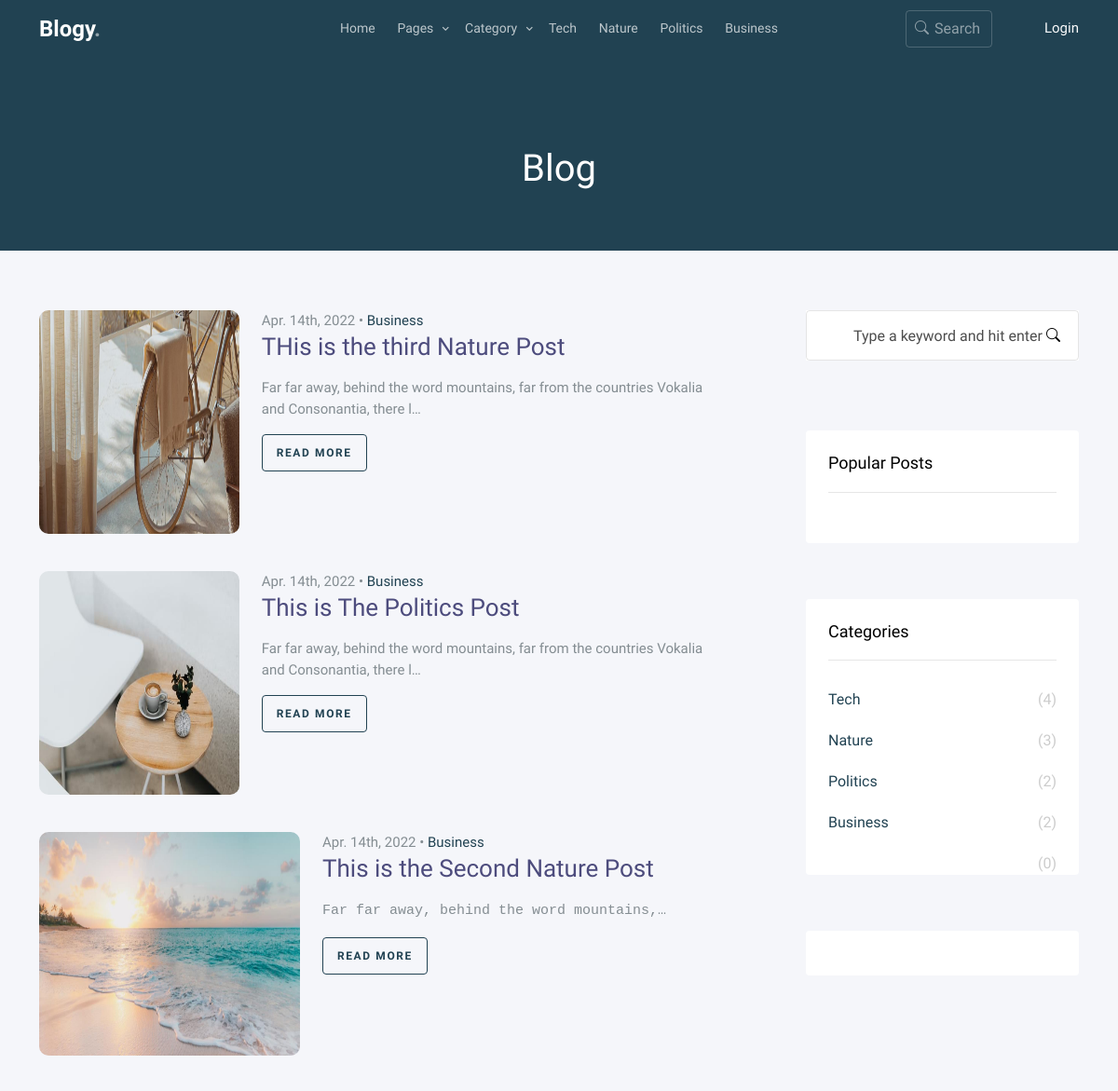
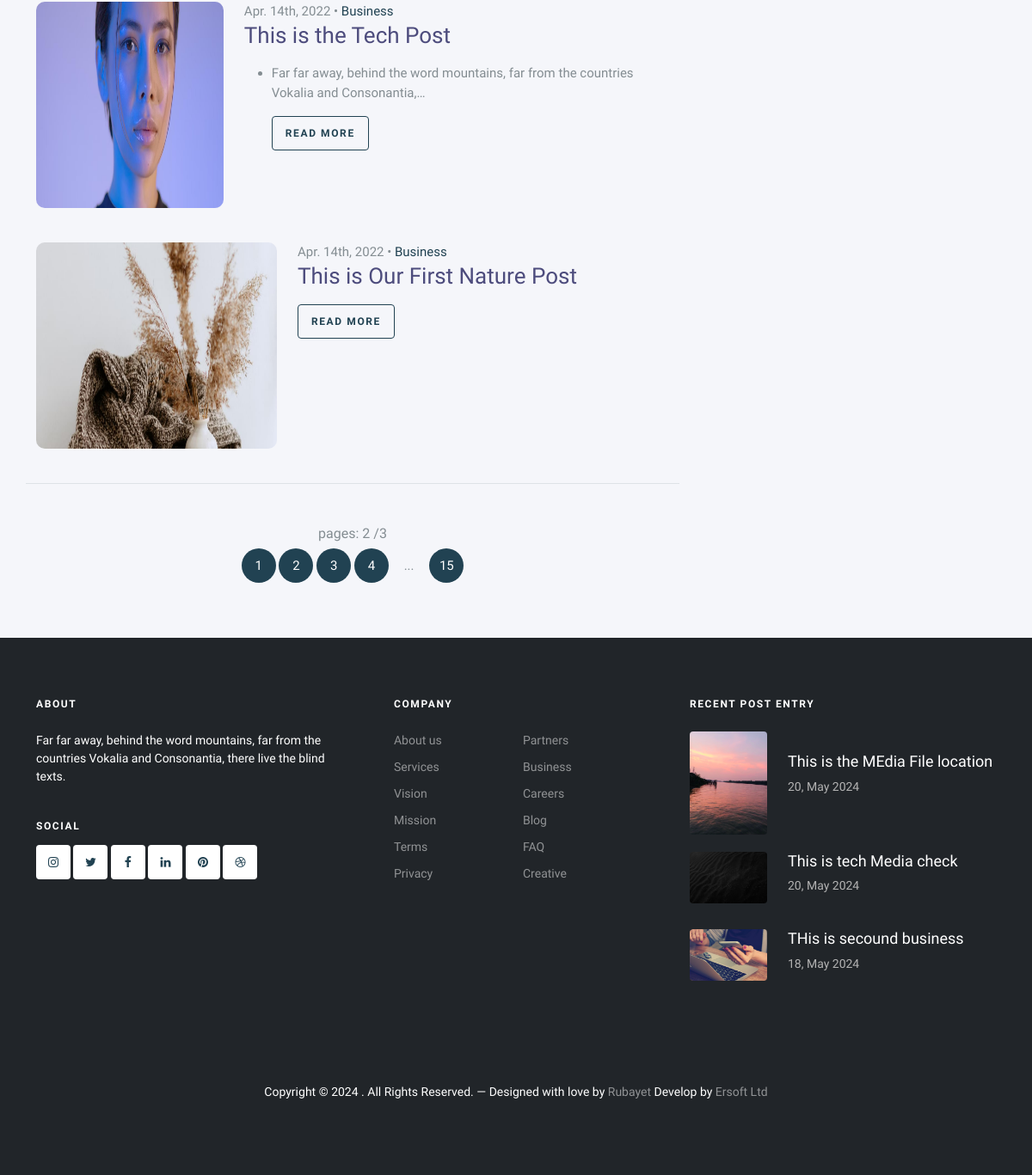
/blogs?page=2, run on the app's committed database (2 pictures, top to bottom).
### app/models.py (models this page shows, shortened)
class Category(models.Model):
    name = models.CharField(max_length=200)

class post(models.Model):
    STATUS = (
        ('0','Draft'),
        ('1','Publish'),
    )
    title = models.CharField(max_length=2000)
    author = models.ForeignKey(CustomUser,on_delete=models.SET_NULL, null=True)
    category = models.ForeignKey(Category, on_delete=models.SET_NULL, null=True)
    cover = models.ImageField(upload_to='post_covers/',blank=True, null=True, default='post_covers/default.png')
    tags = models.ManyToManyField(Tag)
    status = models.CharField(choices=STATUS,max_length=100)
    details = RichTextField(null=True, blank=True)
    visits = models.IntegerField(default=0)  # Track the number of visits
    updated = models.DateTimeField(auto_now=True)
    created = models.DateTimeField(auto_now_add=True)
    class Meta:
        ordering = ['-created', '-updated']

### app/views.py (the view)
# urls.py: path('blogs',AllBlogs,name="blogs"),
def AllBlogs(request):
    posts = post.objects.filter(status='1')
    categories = Category.objects.all()
    page_number = request.GET.get("page")
    paginator = Paginator(posts, 5)  # Show 25 contacts per page.
    try:
        page_obj = paginator.get_page(page_number)
    except PageNotAnInteger:
        page_obj = paginator.page(1)
    except EmptyPage:
        page_obj = paginator.page(paginator.num_pages)
    return render(request,"blog.html",{'page_obj':page_obj,'categories':categories,'posts':posts})

### app/templates/blog.html (shortened to what this page needs)
{% load static %}
<!doctype html>
<html lang="en">
  <head>
		<link rel="stylesheet" href="{% static "fonts/icomoon/style.css" %}">
		<link rel="stylesheet" href="{% static "fonts/flaticon/font/flaticon.css" %}">
		<link rel="stylesheet" href="https://cdn.jsdelivr.net/npm/bootstrap-icons@1.8.1/font/bootstrap-icons.css">
		<link rel="stylesheet" href="https://cdn.jsdelivr.net/npm/bootstrap-icons@1.11.3/font/bootstrap-icons.min.css">
		<link rel="stylesheet" href="{% static "css/tiny-slider.css" %}">
		<link rel="stylesheet" href="{% static "css/aos.css" %}">
		<link rel="stylesheet" href="{% static "css/glightbox.min.css" %}">
		<link rel="stylesheet" href="{% static "css/style.css" %}">
		<link rel="stylesheet" href="{% static "css/flatpickr.min.css" %}">
	</head>
<body>
  {% include "nav.html" %}
  <div class="hero overlay inner-page bg-primary py-5">
    <div class="container">
      <div class="row align-items-center justify-content-center text-center pt-5">
        <div class="col-lg-6">
          <h1 class="heading text-white mb-3" data-aos="fade-up">Blog</h1>
        </div>
      </div>
    </div>
  </div>
  <div class="section search-result-wrap">
    <div class="container">
      <div class="row posts-entry">
        <div class="col-lg-8">
          {% for blog in page_obj %}
          <div class="blog-entry d-flex blog-entry-search-item">
            <a href="{% url "blog-post" blog.id %}" class="img-link me-4">
              <img src="{{blog.cover.url}}" alt="Image" class="img-fluid">
            </a>
            <div>
              <span class="date">Apr. 14th, 2022 &bullet; <a href="#">Business</a></span>
              <h2><a href="{% url "blog-post" blog.id %}">{{blog.title}}</a></h2>
              <p>{{blog.details|truncatechars:'100'| safe}}</p>
              <p><a href="{% url "blog-post" blog.id %}" class="btn btn-sm btn-outline-primary">Read More</a></p>
            </div>
          </div>
          {% endfor %}
          <div class="row text-center pt-5 border-top">
            {% include "paginator_component.html" %}
          </div>
        </div>
        <div class="col-lg-4 sidebar">
          {% include "sidebar.html" %}
        </div>
      </div>
    </div>
  </div>
  <section class="mt-0">
    {% block footer %}
    {% include "footer.html" %}
    {% endblock footer %}
</section>
  </body>
  </html>

### app/templates/nav.html (shortened to what this page needs)
{% load static %}
<nav class="site-nav">
    <div class="container">
        <div class="menu-bg-wrap">
            <div class="site-navigation">
                <div class="row g-0 align-items-center">
                    <div class="col-2">
                        <a href="{% url 'home' %}" class="logo m-0 float-start">Blogy<span class="text-primary">.</span></a>
                    </div>
                    <div class="col-8 text-center">
                        <ul class="js-clone-nav d-none d-lg-inline-block  text-start site-menu mx-auto">
                            <li class=""><a href="{% url 'home' %}">Home</a></li>
                            <li class="has-children">
                                <a class="js-menu-toggle" >Pages</a>
                            </li>
                            <li  class="has-children"><a href="">Category</a>
                            </li>
                            {% for category in categories|slice:4 %}
                                <li><a href="{% url 'category' %}?q={{category.name}}">{{category.name|capfirst}}</a></li>
                            {% endfor %}
                        </ul>
                    </div>
                    <div class="col-1 text-end">
                        <form action="{% url "search" %}" method="GET" class="search-form d-none d-lg-inline-block">
                            <input type="text" name="q" class="form-control" placeholder="Search...">
                            <span class="bi-search"></span>
                        </form>
                    </div>
                    <div class="col-1 text-end d-none d-sm-none d-lg-inline-block">
                        {% if user.is_authenticated %}
                        {% comment %} <span class="text-light">{{request.user.username.upper}}</span>
                        <a class="text-light" href="{% url "logout" %}">Logout</a> {% endcomment %}
                        <img src="{{request.user.avatar.url}}" class="user-pic" onclick="toggleMenu()">
                        <div class="sub-menu-wrap" id="subMenu">
                            <div class="sub-menu">
                                <div class="user-info">
                                    <img src="{{request.user.avatar.url}}" alt="">
                                    <h2>{{request.user.username.upper}}</h2>
                                </div>
                                <hr>
                                <a href="{% url "profile" request.user.id %}" class="sub-menu-link">
                                    <i class="bi bi-person-circle"></i>
                                    <p>Profile</p>
                                    <span>></span>
                                </a>
                                <a href="{% url "edit-profile" request.user.id %}" class="sub-menu-link">
                                    <i class="bi bi-gear"></i>
                                    <p>Setting & Edit Profile</p>
                                    <span>></span>
                                </a>
                                <a href="{% url "own-blogs" request.user.id %}" class="sub-menu-link">
                                    <i class="bi bi-file-richtext"></i>
                                    <p>Own Blogs</p>
                                    <span>></span>
                                </a>
                                {% if user.is_superuser %}
                                <a href="{% url "all_new_posts" %}" class="sub-menu-link">
                                    <i class="bi bi-file-text"></i>
                                    <p>All New Blogs</p>
                                    <span>></span>
                                </a>
                                {% endif %}
                                <a href="{% url "logout" %}" class="sub-menu-link">
                                    <i class="bi bi-box-arrow-left"></i>
                                    <p>LOg out</p>
                                    <span>></span>
                                </a>
                            </div>
                                    {% else %}
                                        <a href="{% url 'login' %}">
                                            <span class="text-light">Login</span>
                                        </a>
                                {% endif %}
                        </div>
                    </div>
                </div>
        </div>
    </div>
</nav>

### app/templates/sidebar.html (shortened to what this page needs)
{% load static %}
    <div class="sidebar-box search-form-wrap">
      <form action="#" class="sidebar-search-form">
        <div class="form-group">
          <span class="bi-search"></span>
          <input type="text" class="form-control" id="s" placeholder="Type a keyword and hit enter">
        </div>
      </form>
    </div>
    <div class="sidebar-box p-4 rounded">
      <h3 class="heading">Popular Posts</h3>
    </div>
    <div class="sidebar-box p-4 rounded">
      <h3 class="heading">Categories</h3>
      <ul class="categories">
        {% for category in categories %}
          <li><a href="{% url "category" %}?q={{category.name}}">{{category.name |capfirst}} <span>({{category.post_set.count}})</span></a></li>
        {% endfor %}
      </ul>
    </div>
    <div class="sidebar-box p-4 rounded">
    </div>

### app/templates/footer.html (shortened to what this page needs)
{% block footer %}
<footer class="site-footer bg-dark">
    <div class="container">
        <div class="row">
            <div class="col-lg-4">
                <div class="widget">
                    <h3 class="mb-4">About</h3>
                    <p>Far far away, behind the word mountains, far from the countries Vokalia and Consonantia, there live the blind texts.</p>
                </div>
                <div class="widget">
                    <h3>Social</h3>
                    <ul class="list-unstyled social">
                        <li><a href="#"><span class="icon-instagram"></span></a></li>
                        <li><a href="#"><span class="icon-twitter"></span></a></li>
                        <li><a href="#"><span class="icon-facebook"></span></a></li>
                        <li><a href="#"><span class="icon-linkedin"></span></a></li>
                        <li><a href="#"><span class="icon-pinterest"></span></a></li>
                        <li><a href="#"><span class="icon-dribbble"></span></a></li>
                    </ul>
                </div>
            </div>
            <div class="col-lg-4 ps-lg-5">
                <div class="widget">
                    <h3 class="mb-4">Company</h3>
                    <ul class="list-unstyled float-start links">
                        <li><a href="#">About us</a></li>
                        <li><a href="#">Services</a></li>
                        <li><a href="#">Vision</a></li>
                        <li><a href="#">Mission</a></li>
                        <li><a href="#">Terms</a></li>
                        <li><a href="#">Privacy</a></li>
                    </ul>
                    <ul class="list-unstyled float-start links">
                        <li><a href="#">Partners</a></li>
                        <li><a href="{% url "category" %}?q=business">Business</a></li>
                        <li><a href="#">Careers</a></li>
                        <li><a href="{% url "blogs" %}">Blog</a></li>
                        <li><a href="#">FAQ</a></li>
                        <li><a href="#">Creative</a></li>
                    </ul>
                </div>
            </div>
            <div class="col-lg-4">
                <div class="widget">
                    <h3 class="mb-4">Recent Post Entry</h3>
                    <div class="post-entry-footer">
                        <ul>
                            {% for post in posts|slice:3 %}
                            <li>
                                <a href="">
                                    <img src="{{post.cover.url}}" alt="Image placeholder" class="me-4 rounded">
                                    <div class="text">
                                        <h4>{{post.title}}</h4>
                                        <div class="post-meta">
                                            <span class="mr-2">{{post.created | date:'d, F Y'}}</span>
                                        </div>
                                    </div>
                                </a>
                            </li>
                            {% endfor %}
                        </ul>
                    </div>
                </div>
            </div>
        </div>
        <div class="row mt-5">
            <div class="col-12 text-center">
                {% now 'Y' as current_year %}
                <p>Copyright &copy; {{current_year}} . All Rights Reserved. &mdash; Designed with love by <a href="#">Rubayet</a>  Develop by <a href="#">Ersoft Ltd</a>
                </p>
            </div>
        </div>
    </div>
</footer>
{% endblock footer %}

### data on the page
Category: name "Tech", post_set.count "4"
Category: name "Nature", post_set.count "3"
Category: name "Politics", post_set.count "2"
Category: name "Business", post_set.count "2"
post: cover (picture), title "THis is the third Nature Post", details "Far far away, behind the word mountains, far from the countries Vokalia and Consonantia, there l…"
post: cover (picture), title "This is The Politics Post", details "Far far away, behind the word mountains, far from the countries Vokalia and Consonantia, there l…"
post: cover (picture), title "This is the Second Nature Post", details "Far far away, behind the word mountains,…"
post: cover (picture), title "This is the Tech Post", details "Far far away, behind the word mountains, far from the countries Vokalia and Consonantia,…"
post: cover (picture), title "This is Our First Nature Post"
Category: post_set.count "0"
post: cover (picture), title "This is the MEdia File location", created "20, May 2024"
post: cover (picture), title "This is tech Media check", created "20, May 2024"
post: cover (picture), title "THis is secound business", created "18, May 2024"

### other printed values
{{ page_obj.number }} "2"
{{ page_obj.paginator.num_pages }} "3"
{{ current_year }} "2024"
